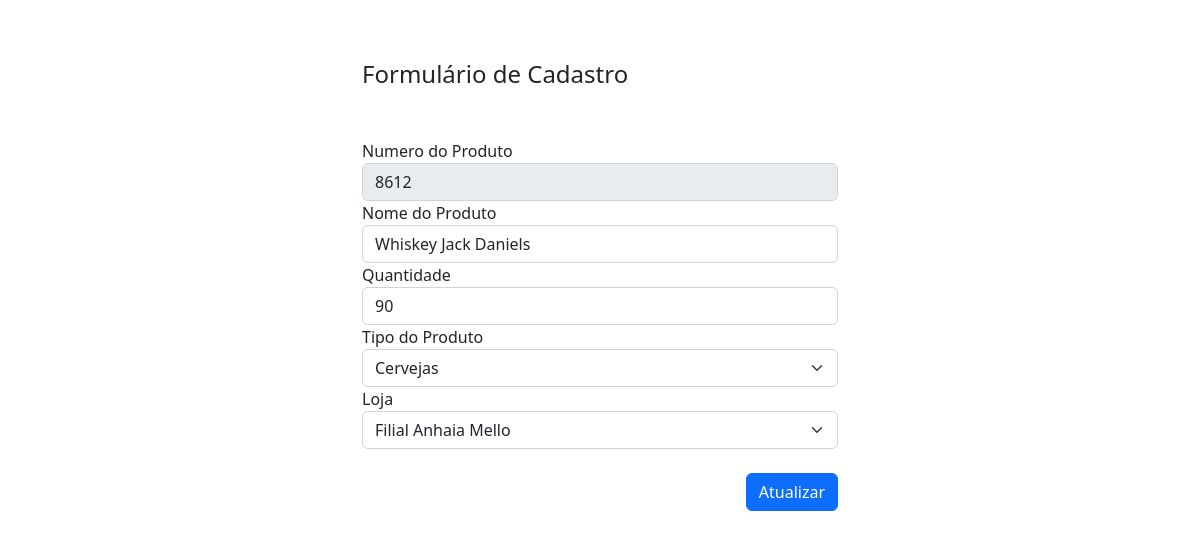
The app's page /View/editar_produto.php?id=27 with its own data.
### tables this page shows
CREATE TABLE `estoque` (
  `id_estoque` int(11) NOT NULL,
  `nrproduto` int(11) NOT NULL,
  `nomeproduto` varchar(100) NOT NULL,
  `categoria` varchar(100) NOT NULL,
  `quantidade` int(11) NOT NULL,
  `fornecedor` varchar(100) NOT NULL
);

### View/editar_produto.php (the view, shortened to what this page needs)
<?php
include '../conexao.php';
$id = $_GET['id'];
?>
<!DOCTYPE html>
<head>
    <link href="https://cdn.jsdelivr.net/npm/bootstrap@5.2.0-beta1/dist/css/bootstrap.min.css" rel="stylesheet">
    <link rel="stylesheet" type="text/css" href="../css/style.css" media="screen" />
</head>
<body>
    <div class="container" id="t_container">
        <h4> Formulário de Cadastro</h4>
        <form action="../model/atualizar_produto.php" method="post" id="mg_form">
            <?php
            $sql ="SELECT * FROM `estoque` WHERE id_estoque = $id";
            $busca = mysqli_query($conexao,$sql);
            while ($array = mysqli_fetch_array($busca)) {
                $nrproduto = $array['nrproduto'];
                $nomeproduto = $array['nomeproduto'];
                $quantidade = $array['quantidade'];
            ?>
            <div class="form-group">
                <label>Numero do Produto</label>
                <input type="number" class="form-control" name="nrproduto" value="<?php echo $nrproduto ?>" disabled>
            </div>
            <div class="form-group">
                <label>Nome do Produto</label>
                <input type="text" class="form-control" name="nomeproduto" value="<?php echo $nomeproduto ?>">
            </div>
            <div class="form-group">
                <label>Quantidade</label>
                <input type="number" class="form-control" name="quantidade" value="<?php echo $quantidade ?>">
            </div>
            <div class="form-group">
                <label>Tipo do Produto</label>
                <select class="form-select" name="categoria">
                    <?php
                    include '../conexao.php';
                    $sql = "SELECT * FROM categoria order by nome_categoria ASC";
                    $buscar = mysqli_query($conexao,$sql);
                    while ($array = mysqli_fetch_array($buscar)) {
                        $nome_categoria = $array['nome_categoria'];
                    ?>
                    <option><?php echo $nome_categoria ?></option>
                    <?php } ?>
                </select>
            </div>
            <div class="form-group">
                <label>Loja</label>
                <select class="form-select" name="fornecedor" required>
                <?php
                    include '../conexao.php';
                    $sql2 = "SELECT * FROM fornecedor order by nome_forn ASC";
                    $buscar2 = mysqli_query($conexao,$sql2);
                    while ($array2 = mysqli_fetch_array($buscar2)) {
                        $nome_fornecedor = $array2['nome_forn'];
                    ?>
                    <option><?php echo $nome_fornecedor ?></option>
                    <?php } ?>
                </select>
            </div>
            <br/>
            <div id="botton_rt">
                <button type="submit" class="btn btn-primary">Atualizar</button>
            </div>
         <?php } ?>
        </form>
    </div>
</body>
</html>

### css/style.css (style rules this page uses)
#t_container { width: 500px; margin: auto; margin-top: 60px }
#botton_rt { text-align: right; }
#mg_form { margin-top: 50px; }

### records on screen
estoque: nrproduto "8612", nomeproduto "Whiskey Jack Daniels", quantidade "90"

### other values on screen
form field categoria "Cervejas"
form field fornecedor "Filial Anhaia Mello"
